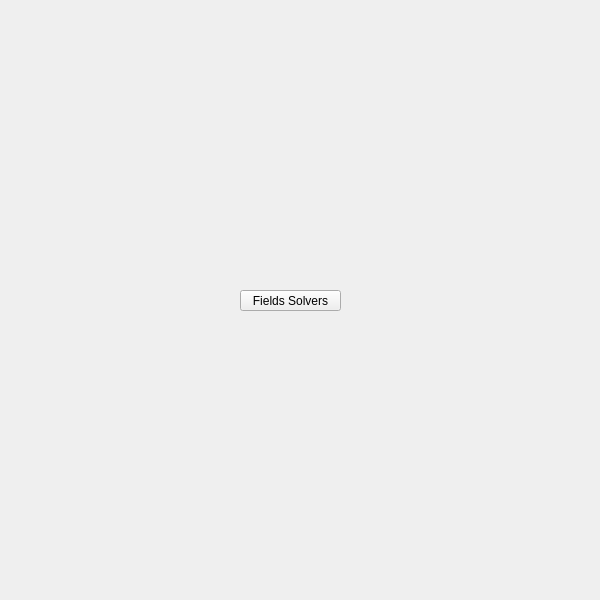
<?xml version="1.0" encoding="UTF-8"?>
<ui version="4.0">
 <class>QtUi</class>
 <widget class="QMainWindow" name="QtUi">
  <property name="enabled">
   <bool>true</bool>
  </property>
  <property name="geometry">
   <rect>
    <x>0</x>
    <y>0</y>
    <width>600</width>
    <height>600</height>
   </rect>
  </property>
  <property name="sizePolicy">
   <sizepolicy hsizetype="Ignored" vsizetype="Ignored">
    <horstretch>0</horstretch>
    <verstretch>0</verstretch>
   </sizepolicy>
  </property>
  <property name="minimumSize">
   <size>
    <width>0</width>
    <height>0</height>
   </size>
  </property>
  <property name="maximumSize">
   <size>
    <width>600</width>
    <height>600</height>
   </size>
  </property>
  <property name="toolButtonStyle">
   <enum>Qt::ToolButtonIconOnly</enum>
  </property>
  <property name="tabShape">
   <enum>QTabWidget::Triangular</enum>
  </property>
  <property name="dockNestingEnabled">
   <bool>true</bool>
  </property>
  <property name="dockOptions">
   <set>QMainWindow::AllowNestedDocks|QMainWindow::AllowTabbedDocks|QMainWindow::AnimatedDocks|QMainWindow::ForceTabbedDocks</set>
  </property>
  <widget class="QWidget" name="widget">
   <property name="sizePolicy">
    <sizepolicy hsizetype="Ignored" vsizetype="Ignored">
     <horstretch>0</horstretch>
     <verstretch>0</verstretch>
    </sizepolicy>
   </property>
   <widget class="QPushButton" name="i039">
    <property name="geometry">
     <rect>
      <x>240</x>
      <y>290</y>
      <width>101</width>
      <height>21</height>
     </rect>
    </property>
    <property name="minimumSize">
     <size>
      <width>0</width>
      <height>21</height>
     </size>
    </property>
    <property name="maximumSize">
     <size>
      <width>999</width>
      <height>21</height>
     </size>
    </property>
    <property name="accessibleName">
     <string>fields_solvers</string>
    </property>
    <property name="text">
     <string>Fields Solvers</string>
    </property>
   </widget>
  </widget>
 </widget>
 <resources/>
 <connections/>
 <designerdata>
  <property name="gridDeltaX">
   <number>5</number>
  </property>
  <property name="gridDeltaY">
   <number>10</number>
  </property>
  <property name="gridSnapX">
   <bool>true</bool>
  </property>
  <property name="gridSnapY">
   <bool>true</bool>
  </property>
  <property name="gridVisible">
   <bool>true</bool>
  </property>
 </designerdata>
</ui>
